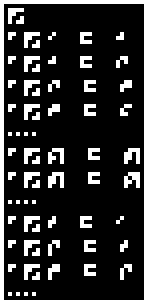
#> input picture warmup/data/message5.png, 148 x 304 px
$ jupyter execute --allow-errors analysis.ipynb
#> lines starting #> are read from the running program, lines starting #| are printed output that depends on the picture; after the words box and inside, x2 and y2 are one past the last pixel; in counts of white or black regions, pixels touching at a corner belong together
### warmup/arrival.py
#!/usr/bin/env python3
import io
import math
import numpy as np
from PIL import Image, ImageDraw


def encode_number(n):
    neg, n = n < 0, abs(n)
    w = 1 + (1 if n == 0 else math.ceil(math.sqrt(1 + int(math.log2((n))))))
    h = w + neg
    g = np.zeros((h, w), dtype=np.uint8)
    g[h-1, 0] = neg
    for i in range(1, w):
        g[0, i] = 1
        g[i, 0] = 1
    mask = 1
    for y in range(1, w):
        for x in range(1, w):
            g[y, x] = 1 if (n & mask) else 0
            mask <<= 1
    return g


class Decoder:
    symbols = dict()
    symbols[(2, 0)] = '$'
    symbols[(3, 2)] = 'True'
    symbols[(3, 8)] = 'False'
    symbols[(3, 12)] = '='
    symbols[(4, 40)] = 'div'
    symbols[(4, 146)] = 'mul'
    symbols[(4, 170)] = 'unp'
    symbols[(4, 174)] = 'eval'
    symbols[(4, 341)] = 'pac'
    symbols[(4, 365)] = 'add'
    symbols[(4, 401)] = 'dec'
    symbols[(4, 416)] = 'lt'
    symbols[(4, 417)] = 'inc'
    symbols[(4, 448)] = 'eq'

    def _extract_border(self, px, x, y, w, h):
        if ((x < 0) or (y < 0) or (w <= 0) or (h <= 0)
            or (y + h >= px.shape[0])
            or (x + w >= px.shape[1])):
            return

        res = np.zeros(((w + h - 2) * 2, ), dtype=px.dtype)
        i = 0
        for dx in range(x, x + w):
            res[i] = px[y, dx]
            i += 1
        for dy in range(y + 1, y + h):
            res[i] = px[dy, x + w - 1]
            i += 1
        for dx in reversed(range(x, x + w - 1)):
            res[i] = px[y + h - 1, dx]
            i += 1
        for dy in reversed(range(y + 1, y + h - 1)):
            res[i] = px[dy, x]
            i += 1
        return res

    def _decode_2dnumber(self, px, x, y, w, h):
        n = 0
        bit = 1
        for dy in range(1, h):
            for dx in range(1, w):
                n |= bit if px[y + dy, x + dx] else 0
                bit <<= 1
        return n

    def _decode_1dnumber(self, px, x, y):
        if (y < 1) or (y + 3 > px.shape[0]) or (x < 1) or np.any(px[y-1:y+3, x-1]):
            return

        def parse():
            q = x
            while (q < px.shape[1]) and (px[y, q] != px[y+1, q]):
                if px[y-1, q] or px[y+2, q]: break
                yield px[y, q] != 0
                q += 1

        p = parse()
        sig = (next(p, None), next(p, None))
        neg = 0
        if sig == (0, 1):
            pass
        elif sig == (1, 0):
            neg = 1
        else:
            return

        q = x + 2
        t = 0
        while (bit := next(p, None)) is not None:
            q += 1
            if not bit: break
            t += 1

        t *= 4
        n = 0
        while (t > 0) and (bit := next(p, None)) is not None:
            n = (n << 1) | bit
            q += 1
            t -= 1

        if (t != 0) or (q >= px.shape[1]) or np.any(px[y-1:y+3, q]) or (q - x < 3):
            return
        return (-n if neg else n), (q - x)

    def decode_symbol(self, px, x, y):
        w = 1
        while (y + w < px.shape[0]) and (x + w < px.shape[1]) and px[y, x + w] and px[y + w, x]:
            w += 1
        else:
            neg = (y + w < px.shape[0]) and (px[y + w, x] != 0)

        if (w in (1, 2)) and ((n := self._decode_1dnumber(px, x=x, y=y)) is not None):
            n, w = n
            return n, (2, w)

        if w < 2: return
        border = self._extract_border(px, x=x-1, y=y-1, w=w+2, h=w+2+neg)
        if np.any(border != 0): return

        if px[y,x] and (not neg):
            if np.all(self._extract_border(px, x=x, y=y, w=w, h=w) != 0) and np.all(px[y+1:y+w-1, x+1:x+w-1] == 0):
                return
            if (w >= 4) and np.all(self._extract_border(px, x=x, y=y, w=w, h=w) != 0):
                n = self._decode_2dnumber(1 - px, x=x+1, y=y+1, w=w-2, h=w-2)
                return f'v{n:X}', (w, w)
            else:
                n = self._decode_2dnumber(px, x=x, y=y, w=w, h=w)
                sym = self.symbols.get((w, n))
                if sym is not None:
                    return sym, (w, w)
                return str(n), (w, w)

        n = self._decode_2dnumber(px, x=x, y=y, w=w, h=w)
        return (-n if neg else n), (w + neg, w)


def ocr(px):
    scale = 0
    for i in range(min(*px.shape)):
        if px[i,i] == 0: break
        scale += 1
    px = px[::scale, ::scale]

    decoder = Decoder()
    y, x, row = 1, 1, 0
    while y + 1 < px.shape[0]:
        while x + 1 < px.shape[1]:
            r = decoder.decode_symbol(px, x=x, y=y)
            if r:
                n, (h, w) = r
                yield (n, (x*scale, y*scale, (x+w)*scale, (y+h)*scale))
                x += w + 1
                row = max(row, h)
            else:
                x += 1
        else:
            x = 1
            y += row + 1
            row = 0


def ocr_image(im):
    px = (np.array(im)[:,:,0] != 0).astype(np.uint8)
    return ocr(px)


class Svg:
    def __init__(self, width, height, scale=1):
        self.width = width
        self.height = height
        self.scale = scale
        w, h = width * scale, height * scale
        self.so = io.StringIO()
        self._print(f'<svg xmlns="http://www.w3.org/2000/svg" version="1.1" width="{w}" height="{h}">')
        self._print(f'<rect width="{w}" height="{h}" style="fill:black" />')

    def __str__(self):
        return self.so.getvalue()

    def _print(self, *args, **kwargs):
        print(*args, file=self.so, **kwargs)

    def close(self):
        self._print('</svg>')

    def rect(self, xywh, fill=None, alpha=None, inset=0):
        style = list()
        if fill: style.append(f'fill:{fill}')
        if alpha: style.append(f'opacity:{alpha}')
        style = ';'.join(style)
        x, y, w, h = np.array(xywh) * self.scale
        if inset:
            x += inset * self.scale
            y += inset * self.scale
            w -= 2 * inset * self.scale
            h -= 2 * inset * self.scale
        self._print(f'<rect x="{x}" y="{y}" width="{w}" height="{h}" style="{style}" />')

    def text(self, xywh, text, fill='yellow'):
        style = list()
        style.append('paint-order: stroke')
        if fill: style.append(f'fill: {fill}')
        style.append('stroke: black')
        sz = 0.1 * self.scale
        style.append(f'stroke-width: {sz}pt')
        sz = 1.9 * self.scale
        style.append(f'font: {sz}pt bold sans')
        style = ';'.join(style)
        x, y, w, h = np.array(xywh) * self.scale
        x += w / 2
        y += h / 2
        self._print(f'<text x="{x}" y="{y}" dominant-baseline="middle" text-anchor="middle" style="{style}">{text}</text>')


def annotate(im, scale=10, pad=3):
    def normalize(im):
        px = (np.array(im)[:,:,0] != 0).astype(np.uint8)
        scale = 0
        for i in range(min(*px.shape)):
            if px[i,i] == 0: break
            scale += 1
        return px[::scale, ::scale]

    px = normalize(im)
    svg = Svg(width=px.shape[1], height=px.shape[0], scale=scale)

    for i, v in np.ndenumerate(px):
        if v:
            y, x = i
            svg.rect((x, y, 1, 1), fill='#fff', inset=0.1)

    for symbol, box in ocr(px):
        x,y,w,h = box
        w -= x
        h -= y
        svg.rect((x,y,w,h), fill='#333', alpha=0.5, inset=-0.2)
        svg.text((x,y,w,h), text=str(symbol))

    svg.close()
    return str(svg)


# [12 lines that do not run on import are left out]

### warmup/analysis.ipynb
[cell 1]
import arrival
import numpy as np
from IPython.display import SVG
from PIL import Image

[cell 2]
def display_pixel_image(grid, w=100):
    scale = int(w * 0.92) // grid.shape[1]
    iwh = grid.shape[1] * scale, grid.shape[0] * scale
    size = w, int(grid.shape[0] / grid.shape[1] * w)
    offset = (size[0] - iwh[0]) // 2
    with Image.fromarray(grid*255, mode='L') as im, im.resize(iwh, 0) as im2:
        with Image.new('L', size) as canvas:
            canvas.paste(im2, (offset, offset))
            display(canvas)

def display_n(n):
    g = arrival.encode_number(n)
    display_pixel_image(g)
    display(n)

[cell 3]
for i in range(16):
    display_n(i)
#> this loop made 16 passes
#> pass 1, in display_pixel_image, `with Image.fromarray(grid*255, mode='L') as im, im.resize(iwh, 0) as i..`:
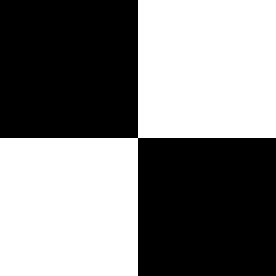
#> im2: PIL image 92x92 L (shown 3 times larger); 50% white; 1 white region, box (x1, y1, x2, y2) and area: (0, 0, 92, 92) 4232
#> pass 1, in display_pixel_image, `display(canvas)`:
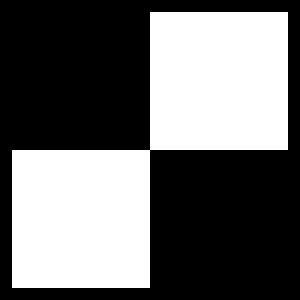
#> shown: PIL image 100x100 L (shown 3 times larger); 42.3% white; 1 white region, box (x1, y1, x2, y2) and area: (4, 4, 96, 96) 4232
#> pass 2, in display_pixel_image (call 2), `with Image.fromarray(grid*255, mode='L') as im, im.resize(iwh, 0) as i..`:
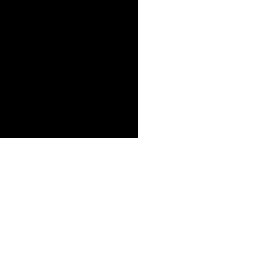
#> im2: PIL image 92x92 L (shown 3 times larger); 75% white; 1 black region, box (x1, y1, x2, y2) and area: (0, 0, 46, 46) 2116

[cell 4]
def ocr_arrival_image(fn):
    with Image.open(fn) as im:
        for symbol, box in arrival.ocr_image(im):
            yield (symbol, box, im.crop(box))

def decode_arrival_message(fn):
    res = list()
    run = None
    y = None
    for s, box, im in ocr_arrival_image(fn):
        if y != box[1]:
            y = box[1]
            if run: res.append(run)
            run = list()
        run.append(s)
    if run: res.append(run)
    return '\n'.join(' '.join(map(str, r)) for r in res)

def debug_ocr(fn, scale=4, pad=3):
    for symbol, box, crop in ocr_arrival_image(fn):
        crop = crop.resize((crop.size[0]*scale, crop.size[1]*scale), 0)
        wh = crop.size[0] + 2*pad, crop.size[1] + 2*pad
        px = np.zeros((*wh[::-1],3), dtype=np.uint8)
        with Image.fromarray(px, 'RGB') as im:
            im.paste(crop, (pad, pad))
            display(im)
        display(symbol)

#> (a cell that did not finish here is left out)

#> (a cell that did not finish here is left out)


#> (a cell that did not finish here is left out)

#> in decode_arrival_message, `res = list()`: res = []
print(rs)

#> (a cell that did not finish here is left out)

#> (a cell that did not finish here is left out)


#> (a cell that did not finish here is left out)

print(rs)

[cell 11]
def annotate_and_decode(fn, scale=10, pad=3, reload=False, r=0):
    if reload or r:
        import importlib; importlib.reload(arrival)
    with Image.open(fn) as im:
        xim = arrival.annotate(im, scale=scale, pad=pad)
        display(SVG(data=xim))
    rs = decode_arrival_message(fn)
    print(rs)

#> (a cell that did not finish here is left out)


[cell 13]
annotate_and_decode('data/message5.png')
#> call 2 of annotate_and_decode, with fn = 'data/message5.png', scale = 10, pad = 3, reload = False, r = 0
#> in annotate_and_decode, im is the input picture: PIL image 148x304 RGBA; mean R, G, B, A 49.1, 49.1, 49.1, 255
#> in normalize, `px = (np.array(im)[:,:,0] != 0).astype(np.uint8)`: px: shape (304, 148); values 0 (black) and 1 (white), 19.2% white; 69 white regions (12 under 20 px), largest, box (x1, y1, x2, y2) and area: (0, 0, 148, 304) 3552, (124, 148, 140, 164) 176, (48, 172, 64, 188) 176
#> after the loop in normalize, `for i in range(min(*px.shape)):`: scale = 4
#> in normalize, `return px[::scale, ::scale]`: returned value: shape (76, 37); values 0 (black) and 1 (white), 19.2% white in thin lines or dots
#> the loop in annotate, `for i, v in np.ndenumerate(px):` made 2812 passes
#> (i, v) on passes 1 to 12: ((0, 0), 1), ((0, 1), 1), ((0, 2), 1), ((0, 3), 1), ((0, 4), 1), ((0, 5), 1), ((0, 6), 1), ((0, 7), 1), ((0, 8), 1), ((0, 9), 1), ((0, 10), 1), ((0, 11), 1)
#> in decode_symbol, `w = 1`: w = 1
#> in decode_symbol, `neg = (y + w < px.shape[0]) and (px[y + w, x] != 0)`: neg = False
#> in _extract_border, `i = 0`: i = 0
#> in _decode_2dnumber, `bit = 1`: bit = 1
#> the loop in annotate, `for symbol, box in ocr(px):` made 46 passes
#> (symbol, box) on passes 2 to 13: ('$', (2, 8, 4, 10)), ('inc', (6, 8, 10, 12)), (0, (12, 8, 14, 10)), ('=', (20, 8, 23, 11)), (1, (29, 8, 31, 10)), ('$', (2, 14, 4, 16)), ('inc', (6, 14, 10, 18)), (1, (12, 14, 14, 16)), ('=', (20, 14, 23, 17)), (2, (29, 14, 32, 17)), ('$', (2, 20, 4, 22)), ('inc', (6, 20, 10, 24))
#> (symbol, box) on pass 1: ('inc', (2, 2, 6, 6))

[cell 14]
annotate_and_decode('data/message6.png')
#> call 3 of annotate_and_decode, with fn = 'data/message6.png', scale = 10, pad = 3, reload = False, r = 0
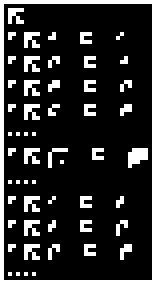
#> input picture warmup/data/message6.png, 156 x 284 px
#> in annotate_and_decode, im is the input picture: PIL image 156x284 RGBA; mean R, G, B, A 45.9, 45.9, 45.9, 255
#> in normalize (call 2), `px = (np.array(im)[:,:,0] != 0).astype(np.uint8)`: px: shape (284, 156); values 0 (black) and 1 (white), 18% white; 55 white regions (13 under 20 px), largest, box (x1, y1, x2, y2) and area: (0, 0, 156, 284) 3456, (128, 148, 148, 168) 288, (8, 8, 24, 24) 176
#> in normalize (call 2), `return px[::scale, ::scale]`: returned value: shape (71, 39); values 0 (black) and 1 (white), 18% white in thin lines or dots
#> the loop in annotate (call 2), `for i, v in np.ndenumerate(px):` made 2769 passes
#> (i, v) on passes 1 to 3: ((0, 0), 1), ((0, 1), 1), ((0, 2), 1)
#> the loop in annotate (call 2), `for symbol, box in ocr(px):` made 41 passes
#> (symbol, box) on passes 1 to 12: ('dec', (2, 2, 6, 6)), ('$', (2, 8, 4, 10)), ('dec', (6, 8, 10, 12)), (1, (12, 8, 14, 10)), ('=', (20, 8, 23, 11)), (0, (29, 8, 31, 10)), ('$', (2, 14, 4, 16)), ('dec', (6, 14, 10, 18)), (2, (12, 14, 15, 17)), ('=', (21, 14, 24, 17)), (1, (30, 14, 32, 16)), ('$', (2, 20, 4, 22))

#> (a cell that did not finish here is left out)


[cell 16]
annotate_and_decode('data/message8.png')
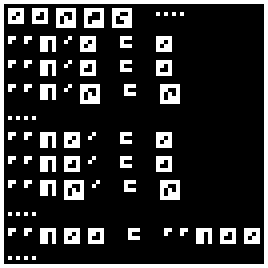
#> input picture warmup/data/message8.png, 268 x 268 px
#> in annotate_and_decode, im is the input picture: PIL image 268x268 RGBA; mean R, G, B, A 46.6, 46.6, 46.6, 255
#> in normalize (call 3), `px = (np.array(im)[:,:,0] != 0).astype(np.uint8)`: px: shape (268, 268); values 0 (black) and 1 (white), 18.3% white; 75 white regions (16 under 20 px), largest, box (x1, y1, x2, y2) and area: (0, 0, 268, 268) 4224, (56, 8, 76, 28) 320, (112, 8, 132, 28) 320
#> in normalize (call 3), `return px[::scale, ::scale]`:
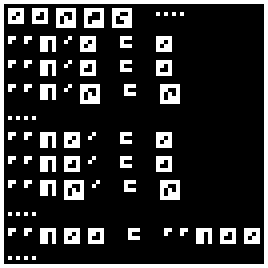
#> returned value: shape (67, 67) (shown 4 times larger); values 0 (black) and 1 (white), 18.3% white in thin lines or dots

[cell 17]
annotate_and_decode('data/message9.png')
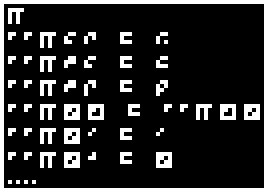
#> input picture warmup/data/message9.png, 268 x 192 px
#> in annotate_and_decode, im is the input picture: PIL image 268x192 RGBA; mean R, G, B, A 43.5, 43.5, 43.5, 255
#> in normalize (call 4), `px = (np.array(im)[:,:,0] != 0).astype(np.uint8)`: px: shape (192, 268); values 0 (black) and 1 (white), 17% white; 53 white regions (5 under 20 px), largest, box (x1, y1, x2, y2) and area: (0, 0, 268, 192) 3616, (64, 104, 80, 120) 224, (244, 104, 260, 120) 224
#> in normalize (call 4), `return px[::scale, ::scale]`: returned value: shape (48, 67); values 0 (black) and 1 (white), 17% white in thin lines or dots

[cell 18]
annotate_and_decode('data/message10.png')
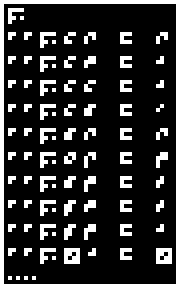
#> input picture warmup/data/message10.png, 180 x 288 px
#> in annotate_and_decode, im is the input picture: PIL image 180x288 RGBA; mean R, G, B, A 50, 50, 50, 255
#> in normalize (call 5), `px = (np.array(im)[:,:,0] != 0).astype(np.uint8)`: px: shape (288, 180); values 0 (black) and 1 (white), 19.6% white; 87 white regions (15 under 20 px), largest, box (x1, y1, x2, y2) and area: (0, 0, 180, 288) 3680, (64, 248, 80, 264) 224, (156, 248, 172, 264) 224
#> in normalize (call 5), `return px[::scale, ::scale]`: returned value: shape (72, 45); values 0 (black) and 1 (white), 19.6% white in thin lines or dots

[cell 19]
annotate_and_decode('data/message11.png')
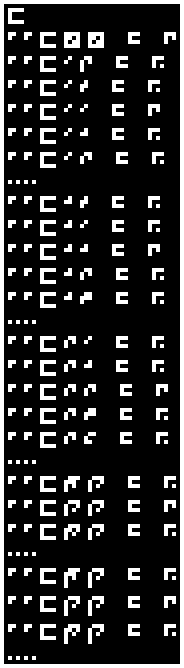
#> input picture warmup/data/message11.png, 184 x 668 px
#> in annotate_and_decode, im is the input picture: PIL image 184x668 RGBA; mean R, G, B, A 44.3, 44.3, 44.3, 255
#> in normalize (call 6), `px = (np.array(im)[:,:,0] != 0).astype(np.uint8)`: px: shape (668, 184); values 0 (black) and 1 (white), 17.4% white; 192 white regions (36 under 20 px), largest, box (x1, y1, x2, y2) and area: (0, 0, 184, 668) 6752, (64, 32, 80, 48) 224, (88, 32, 104, 48) 224
#> in normalize (call 6), `return px[::scale, ::scale]`:
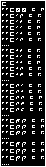
#> returned value: shape (167, 46); values 0 (black) and 1 (white), 17.4% white in thin lines or dots

#> (a cell that did not finish here is left out)

#> (a cell that did not finish here is left out)

#> (a cell that did not finish here is left out)

#> (a cell that did not finish here is left out)

#> (a cell that did not finish here is left out)

[cell 25]
annotate_and_decode('data/message17.png', scale=8)

[cell 26]
annotate_and_decode('data/message18.png')

[cell 27]
annotate_and_decode('data/message19.png')

[cell 28]
annotate_and_decode('data/message20.png')

[cell 29]
annotate_and_decode('data/message21.png')

[cell 30]
annotate_and_decode('data/message22.png')

[cell 31]
annotate_and_decode('data/message23.png')

[cell 32]
annotate_and_decode('data/message24.png')

[cell 33]
annotate_and_decode('data/message25.png')

[cell 34]
annotate_and_decode('data/message26.png')

[cell 35]
annotate_and_decode('data/message27.png')

[cell 36]
annotate_and_decode('data/message28.png')

[cell 37]
annotate_and_decode('data/message29.png')

[cell 38]
annotate_and_decode('data/message30.png')

[cell 39]
annotate_and_decode('data/message31.png')

[cell 40]
annotate_and_decode('data/message32.png')

[cell 41]
annotate_and_decode('data/message33.png')

[cell 42]
annotate_and_decode('data/message34.png')

[cell 43]
annotate_and_decode('data/message35.png')

[cell 44]
annotate_and_decode('data/message36.png')

[cell 45]
annotate_and_decode('data/message37.png')

[cell 46]
annotate_and_decode('data/message38.png')

[cell 47]
annotate_and_decode('data/message39.png')

[cell 48]
annotate_and_decode('data/message40.png')

[cell 49]
annotate_and_decode('data/message41.png')

[cell 50]
annotate_and_decode('data/message42.png')
